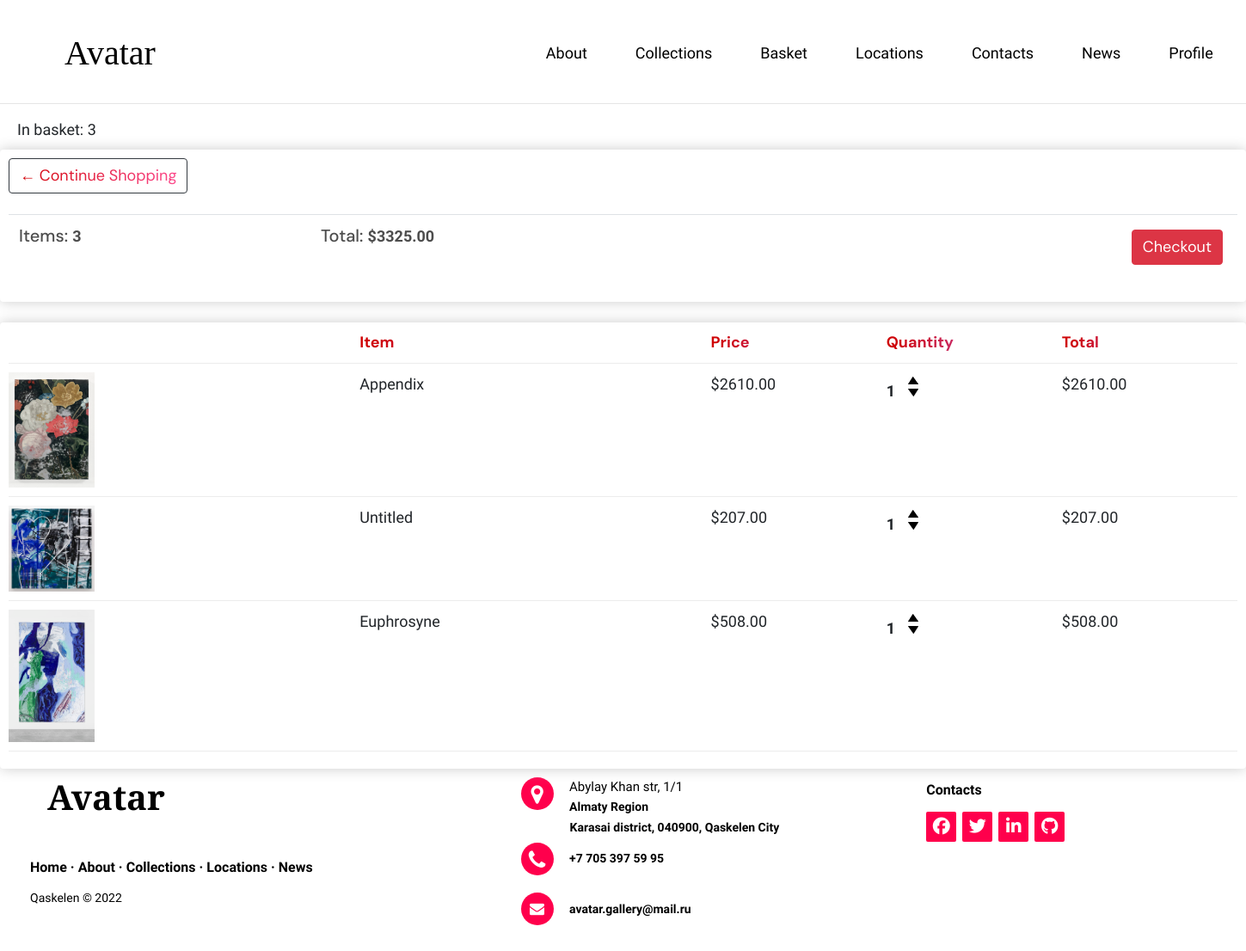
The page /cart/ (signed in) on the database as committed earlier.
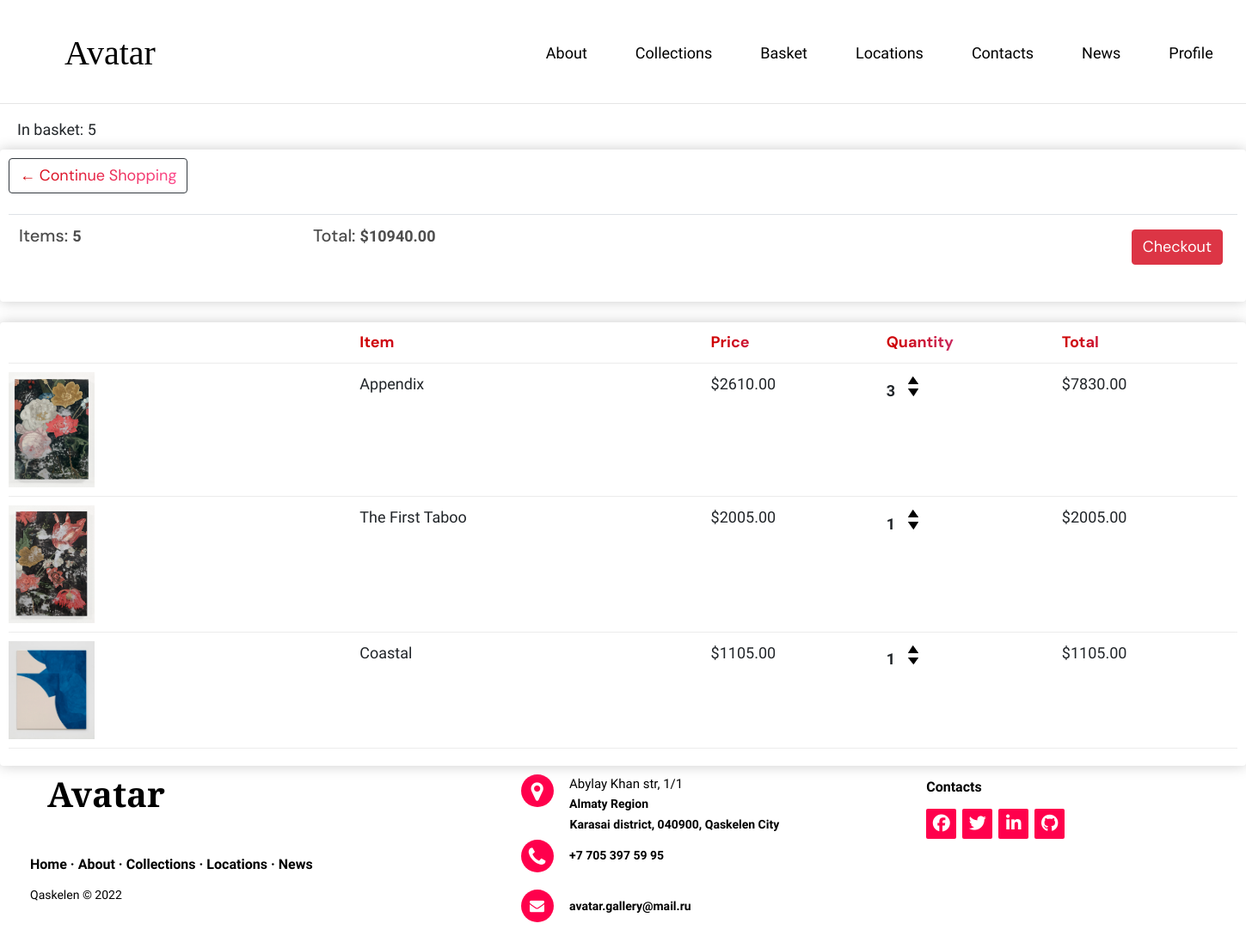
The same page on the database as committed later.
### store/models.py (models this page shows, shortened)
class Order(models.Model):
    customer = models.ForeignKey(Customer, on_delete=models.SET_NULL, blank=True, null=True)
    date_ordered = models.DateTimeField(auto_now_add=True)
    complete = models.BooleanField(default=False, null=True, blank=False)
    transaction_id = models.CharField(max_length=200, null=True)
    @property
    def get_cart_total(self):
        orderitems = self.orderitem_set.all()
        total = sum([item.get_total for item in orderitems])
        return total
    @property
    def get_cart_items(self):
        orderitems = self.orderitem_set.all()
        total = sum([item.quantity for item in orderitems])
        return total

class OrderItem(models.Model):
    product = models.ForeignKey(Product, on_delete=models.SET_NULL, blank=True, null=True)
    order = models.ForeignKey(Order, on_delete=models.SET_NULL, blank=True, null=True)
    quantity = models.IntegerField(default=0, null=True, blank=True)
    date_added = models.DateTimeField(auto_now_add=True)
    @property
    def get_total(self):
        total = self.product.price * self.quantity
        return total

class Product(models.Model):
    name = models.CharField(max_length=200, null=True)
    price = models.DecimalField(max_digits=7, decimal_places=2)
    digital = models.BooleanField(default=False, null=True, blank=False)
    image = models.ImageField(null=True, blank=True)
    @property
    def imageURL(self):
        try:
            url = self.image.url
        except:
            url = ''
        return url

### store/views.py (the view)
# urls.py: path('cart/', views.cart, name="cart"),
def cart(request):
    data = cartData(request)
    cartItems = data['cartItems']
    order = data['order']
    items = data['items']
    context = {'items':items, 'order': order, 'cartItems':cartItems}
    return render(request, 'store/cart.html', context)

### store/utils.py (called while the page is built)
def cartData(request):
    if request.user.is_authenticated:
        customer = request.user.customer
        order, created = Order.objects.get_or_create(customer=customer, complete=False)
        items = order.orderitem_set.all()
        cartItems = order.get_cart_items
    else:
        cookieData = cookieCart(request)
        cartItems = cookieData['cartItems']
        order = cookieData['order']
        items = cookieData['items']
    return {'cartItems': cartItems, 'order': order, 'items': items}

### store/templates/store/cart.html
{% extends 'store/main.html' %}
{% load static %}
{% block content %}
<a style="margin-left: 20px;font-family: 'Poiret One', cursive; font-size: 18px; text-decoration: none;">In basket: {{cartItems}}</a>
<div class="row">
    <div class="col-lg-12">
        <div class="box-element">
            <a class="btn btn-outline-dark" href="{% url 'store' %}" style="font-family: 'DM Sans', sans-serif; font-size: 18px; background: #CF0000;
            background: linear-gradient(to right, #CF0000 0%, #FF4D94 100%);
            -webkit-background-clip: text;
            -webkit-text-fill-color: transparent;">&#x2190; Continue Shopping</a>
            <br>
            <br>
            <table class="table">
                <tr>
                    <th>
                        <h5 style="font-family: 'DM Sans', sans-serif; font-size: 20px;">Items: <strong style="font-family: 'Raleway', sans-serif; font-size: 18px;">{{order.get_cart_items}}</strong></h5>
                    </th>
                    <th>
                        <h5 style="font-family: 'DM Sans', sans-serif; font-size: 20px;">Total: <strong style="font-family: 'Raleway', sans-serif; font-size: 18px;">${{order.get_cart_total}}</strong></h5>
                    </th>
                    <th>
                        <a style="float:right; margin:5px; font-family: 'DM Sans', sans-serif; font-size: 18px;" class="btn btn-danger" href="{% url 'checkout' %}">Checkout</a>
                    </th>
                </tr>
            </table>
        </div>
        <br>
        <div class="box-element">
            <div class="cart-row">
                <div style="flex:2"></div>
                <div style="flex:2; font-family: 'DM Sans', sans-serif; font-size: 18px; background: #CF0000;
                background: linear-gradient(to right, #CF0000 0%, #C170FF 100%);
                -webkit-background-clip: text;
                -webkit-text-fill-color: transparent;"><strong>Item</strong></div>
                <div style="flex:1; font-family: 'DM Sans', sans-serif; font-size: 18px; background: #CF0000;
                background: linear-gradient(to right, #CF0000 0%, #C170FF 100%);
                -webkit-background-clip: text;
                -webkit-text-fill-color: transparent;"><strong>Price</strong></div>
                <div style="flex:1; font-family: 'DM Sans', sans-serif; font-size: 18px; background: #CF0000;
                background: linear-gradient(to right, #CF0000 0%, #C170FF 100%);
                -webkit-background-clip: text;
                -webkit-text-fill-color: transparent;"><strong>Quantity</strong></div>
                <div style="flex:1; font-family: 'DM Sans', sans-serif; font-size: 18px; background: #CF0000;
                background: linear-gradient(to right, #CF0000 0%, #C170FF 100%);
                -webkit-background-clip: text;
                -webkit-text-fill-color: transparent;"><strong>Total</strong></div>
            </div>
            {% for item in items %}
            <div class="cart-row">
                <div style="flex:2"><img class="row-image" src={{item.product.imageURL}}></div>
                <div style="flex:2; font-family: 'Poiret One', cursive; font-size: 18px;">{{item.product.name}}</div>
                <div style="flex:1; font-family: 'Poiret One', cursive; font-size: 18px;">${{item.product.price}}</div>
                <div style="flex:1">
                    <p class="quantity" style="font-family: 'Poiret One', cursive; font-size: 18px;">{{item.quantity}}</p>
                    <div class="quantity">
                        <img data-product="{{item.product.id}}" data-action="add" class="chg-quantity update-cart" src="{% static  'images/up.jpg' %}">
                        <img data-product="{{item.product.id}}" data-action="remove" class="chg-quantity update-cart" src="{% static  'images/down.jpg' %}">
                    </div>
                </div>
                <div style="flex:1; font-family: 'Poiret One', cursive; font-size: 18px;"><p>${{item.get_total}}</p></div>
            </div>
            {% endfor %}
        </div>
    </div>
{% endblock content %}

### store/templates/store/main.html (shortened to what this page needs)
{% load static %}
<!doctype html>
<html lang="en">
<head>
    <link rel="stylesheet" href="https://stackpath.bootstrapcdn.com/bootstrap/4.3.1/css/bootstrap.min.css">
    <link rel="stylesheet" href="http://maxcdn.bootstrapcdn.com/font-awesome/4.2.0/css/font-awesome.min.css">
    <link rel="stylesheet" href="https://stackpath.bootstrapcdn.com/bootstrap/4.3.1/css/bootstrap.min.css">
</head>
<body>
    <nav id="navigation" class="navbar navbar-expand-lg">
        <a class="navbar-brand" href="{% url 'store' %}" style="font-family: 'Cinzel', serif;">Avatar</a>
        <div class="collapse navbar-collapse" id="navbarNav" style="margin-left: -90px;">
            <ul class="navbar-nav">
                <li class="nav-item">
                    <a class="nav-link" href="{% url 'about' %}" style="font-family: 'Poiret One', cursive; font-size: 18px;">About</a>
                </li>
                <li class="nav-item">
                    <a class="nav-link" href="{% url 'collections' %}" style="font-family: 'Poiret One', cursive; font-size: 18px;">Collections</a>
                </li>
                <li class="nav-item">
                    <a class="nav-link" href="{% url 'cart' %}" style="font-family: 'Poiret One', cursive; font-size: 18px;">Basket</a>
                </li>
                <li class="nav-item">
                    <a class="nav-link" href="{% url 'location' %}" style="font-family: 'Poiret One', cursive; font-size: 18px;">Locations</a>
                </li>
                <li class="nav-item">
                    <a class="nav-link" href="{% url 'contacts' %}" style="font-family: 'Poiret One', cursive; font-size: 18px;">Contacts</a>
                </li>
                <li class="nav-item">
                    <a class="nav-link" href="{% url 'news' %}" style="font-family: 'Poiret One', cursive; font-size: 18px;">News</a>
                </li>
                <li class="nav-item">
                    <a class="nav-link" href="{% url 'home' %}" style="font-family: 'Poiret One', cursive; font-size: 18px;">Profile</a>
                </li>
            </ul>
        </div>
    </nav>
    <hr style="margin-top: -3px;">
    {% block content %} {% endblock content %}
    <footer class="footer-distributed">
        <div class="footer-left">
            <p class="navbar-brand" href="{% url 'store' %}" style="font-family: 'Cinzel', serif; margin-left: 20px;">Avatar</p>
            <p class="footer-links">
                <a href="{% url 'store' %}">Home</a> ·
                <a href="{% url 'about' %}">About</a> ·
                <a href="{% url 'collections' %}">Collections</a> ·
                <a href="{% url 'location' %}">Locations</a> ·
                <a href="{% url 'news' %}">News</a>
            </p>
            <p class="footer-company-name">Qaskelen &copy; 2022</p>
        </div>
        <div class="footer-center" style="font-family: 'Spartan', sans-serif; font-size: 14px;">
            <div>
                <i class="fa fa-map-marker"></i>
                <p><span>Abylay Khan str, 1/1</span> Almaty Region</p>
                <p style="margin-left: 72px;">Karasai district, 040900, Qaskelen City</p>
            </div>
            <div>
                <i class="fa fa-phone"></i>
                <a href="tel:+77053975995" style="color: black;">+7 705 397 59 95</a>
            </div>
            <div>
                <i class="fa fa-envelope"></i>
                <p><a href="mailto:avatar.gallery@mail.ru" style="color: black;">avatar.gallery@mail.ru</a></p>
            </div>
        </div>
        <div class="footer-right">
            <p class="footer-company-about">
                <span style="margin-top: 15px;">Contacts</span>
            </p>
            <div class="footer-icons" style="margin-top: -5px;">
                <a href="#"><i class="fa fa-facebook"></i></a>
                <a href="#"><i class="fa fa-twitter"></i></a>
                <a href="#"><i class="fa fa-linkedin"></i></a>
                <a href="#"><i class="fa fa-github"></i></a>
            </div>
        </div>
    </footer>
</body>
</html>

### store/templates/store/main.html (style rules this page uses)
body { width: auto; }
#navigation { background: none; padding: 20px 40px; z-index: 100; width: 100%; color: black; }
.nav-link { font-size: 16px; margin: 20px; transition: 0.5s; }
.navbar-nav { margin-left: 500px; }
#navigation li { color: black; }
.navbar-brand, .navbar-brand:hover { font-family: 'Rock Salt', cursive; color: black; font-size: 40px; margin-left: 35px; }
A { color: black; }
.footer-distributed { background-color: white; box-sizing: border-box; width: 100%; text-align: left; font: bold 16px sans-serif; padding-top: 0px; padding-bottom: 20px; padding-left: 50px; padding-right: 50px; margin-top: 0px; font-family: 'Comfortaa', cursive; margin-bottom: 0px; }
.footer-distributed .footer-left, .footer-distributed .footer-center, .footer-distributed .footer-right { display: inline-block; vertical-align: top; }
.footer-distributed .footer-left { width: 40%; }
.footer-distributed .footer-links { color: black; margin: 20px 0 12px; padding: 0; }
.footer-distributed .footer-links a { display: inline-block; line-height: 1.8; text-decoration: none; color: inherit; }
.footer-distributed .footer-company-name { color: black; font-size: 14px; font-weight: normal; margin: 0; }
.footer-distributed .footer-center { width: 35%; }
.footer-distributed .footer-center i { background-color: rgb(255, 0, 76); color: white; font-size: 25px; width: 38px; height: 38px; border-radius: 50%; text-align: center; line-height: 42px; margin: 10px 15px; vertical-align: middle; }
.footer-distributed .footer-center i.fa-envelope { font-size: 17px; line-height: 38px; }
.footer-distributed .footer-center p { display: inline-block; color: black; vertical-align: middle; margin: 0; }
.footer-distributed .footer-center p span { display: block; font-weight: normal; font-size: 15px; line-height: 2; }
.footer-distributed .footer-center p a { color: #5383d3; text-decoration: none; }
.footer-distributed .footer-right { width: 20%; }
.footer-distributed .footer-company-about { line-height: 20px; color: rgb(255, 0, 76); font-size: 15px; font-weight: normal; margin: 0; }
.footer-distributed .footer-company-about span { display: block; color: black; font-size: 16px; font-weight: bold; margin-bottom: 20px; }
.footer-distributed .footer-icons { margin-top: 25px; }
.footer-distributed .footer-icons a { display: inline-block; width: 35px; height: 35px; cursor: pointer; background-color: rgb(255, 0, 76); border-radius: 2px; font-size: 20px; color: white; text-align: center; line-height: 35px; margin-right: 3px; margin-bottom: 5px; }
h1, h2, h3, h4, h5, h6 { color: hsl(0, 0%, 30%); }
.box-element { box-shadow: hsl(0, 0%, 80%) 0 0 16px; background-color: #fff; border-radius: 4px; padding: 10px; }
.col-lg-4, .col-lg-6, .col-lg-8, .col-lg-12 { margin-top: 10px; }
.btn { border-radius: 15; }
.row-image { width: 100px; }
.cart-row { display: flex; align-items: flex-stretch; padding-bottom: 10px; margin-bottom: 10px; border-bottom: 1px solid #ececec; }
.quantity { display: inline-block; font-weight: 700; padding-right: 10px; }
.chg-quantity { width: 12px; cursor: pointer; display: block; margin-top: 5px; transition: .1s; }

Rows that differ between the two databases and show on the page:
removed OrderItem: product.imageURL (picture), product.name "Untitled", product.price "207.00", quantity "1", get_total "207.00"
removed OrderItem: product.imageURL (picture), product.name "Euphrosyne", product.price "508.00", quantity "1", get_total "508.00"
changed through a linked row, Order: get_cart_items "3" → "5"; get_cart_total "3325.00" → "10940.00"
changed OrderItem "Appendix": quantity "1" → "3"; get_total "2610.00" → "7830.00"
added OrderItem: product.imageURL (picture), product.name "The First Taboo", product.price "2005.00", quantity "1", get_total "2005.00"
added OrderItem: product.imageURL (picture), product.name "Coastal", product.price "1105.00", quantity "1", get_total "1105.00"
Other text that changed with them:
{{ cartItems }}: "3" → "5"
